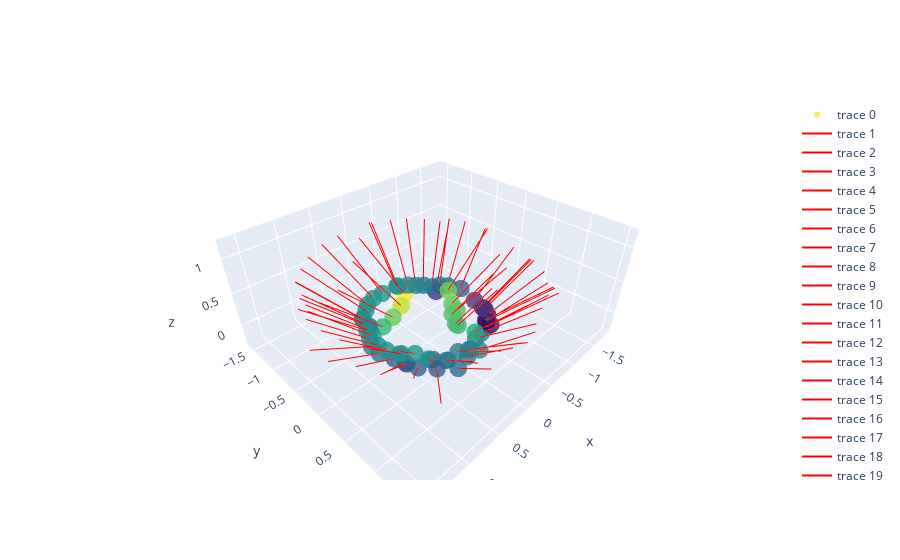

Source (notebook cell):
### Code cell
# Load camera_poses from 'c2w.npy', which is a Nx3x4 numpy array representing N extrinsic matrices
camera_poses = np.load('c2w_rubbishBin.npy')
# camera_poses = np.load('c2w_mate_floor.npy')

# Extract camera positions (translation vectors) from the extrinsic matrices
camera_positions = camera_poses[:, :3, 3]

# Extract camera orientations (rotation matrices) from the extrinsic matrices
camera_orientations = camera_poses[:, :3, :3]

# Compute the direction of each camera (assuming they are looking along the z-axis)
camera_directions = np.einsum('ijk,ik->ij', camera_orientations, np.array([[0, 0, 1]]))


fig = go.Figure(data=[go.Scatter3d(
    x=camera_positions[:, 0],
    y=camera_positions[:, 1],
    z=camera_positions[:, 2],
    mode='markers',
    marker=dict(
        size=6,
        color=camera_positions[:, 2],  # color by z-coordinate for example
        colorscale='Viridis',   # choose a colorscale
        opacity=0.8
    )
)])

# Draw lines indicating the orientation of the camera
for i in range(len(camera_positions)):
    fig.add_trace(go.Scatter3d(
        x=[camera_positions[i, 0], camera_positions[i, 0] + camera_directions[i, 0]],
        y=[camera_positions[i, 1], camera_positions[i, 1] + camera_directions[i, 1]],
        z=[camera_positions[i, 2], camera_positions[i, 2] + camera_directions[i, 2]],
        mode='lines',
        line=dict(
            color='red',
            width=2
        )
    ))

fig.show()

### Figure 1 — Plotly figure (JSON) as saved in the notebook; plotly's stock layout.template omitted (floating-point values rounded to 4 significant figures)
{"data": [{"marker": {"color": [0.3425, 0.2884, 0.2005, 0.1376, 0.07873, -0.01789, -0.043, -0.08207, -0.09307, -0.09804, -0.08407, -0.04685, -0.02579, -0.02179, -0.01407, -0.01744, -0.01624, -0.003392, 0.002874, 0.005116, -0.08236, -0.1176, -0.2338, -0.2717, -0.2424, -0.1921, -0.1859, -0.1823, -0.1573, -0.07417, -0.02315, -0.02506, -0.1812, -0.0584, -0.0114, 0.0001813, 0.01901, 0.02936, 0.03367, 0.05545, 0.04842, 0.04426, 0.05119, 0.02901, 0.02841, 0.02191, 0.03313, 0.007098, 0.03007, 0.03634, 0.03031, 0.04051, 0.03105, 0.03461, 0.04233, 0.03251, 0.02552, -0.09423, -0.05757, -0.009401, 0.01697, 0.102, 0.1431, 0.1516, 0.166, 0.1744, 0.1866, 0.2171], "colorscale": [[0, "#440154"], [0.1111, "#482878"], [0.2222, "#3e4989"], [0.3333, "#31688e"], [0.4444, "#26828e"], [0.5556, "#1f9e89"], [0.6667, "#35b779"], [0.7778, "#6ece58"], [0.8889, "#b5de2b"], [1, "#fde725"]], "opacity": 0.8, "size": 6}, "mode": "markers", "type": "scatter3d", "x": [0.07559, 0.2321, 0.3886, 0.5512, 0.7088, 0.7809, 0.7772, 0.6846, 0.6295, 0.6245, 0.5829, 0.3868, 0.3004, 0.2895, 0.1002, -0.0207, -0.04247, -0.2226, -0.3429, -0.4783, -0.6721, -0.7036, -0.7959, -0.8447, -0.9461, -0.9668, -0.9623, -0.9595, -0.9836, -0.9771, -0.8368, -0.773, -0.7738, -0.6922, -0.5851, -0.493, -0.3981, -0.2683, -0.2552, 0.02758, 0.185, 0.3263, 0.4332, 0.5571, 0.5622, 0.5831, 0.641, 0.5773, 0.6649, 0.7442, 0.741, 0.7315, 0.6608, 0.6419, 0.5317, 0.4748, 0.4699, 0.4301, 0.2768, 0.08989, -0.07928, -0.2132, -0.1215, -0.1141, -0.2123, -0.3096, -0.3512, -0.5071], "y": [-0.3516, -0.2474, -0.2314, -0.236, -0.2451, -0.1955, -0.05294, 0.1117, 0.2505, 0.2691, 0.4214, 0.473, 0.6113, 0.6242, 0.6172, 0.6816, 0.6974, 0.6185, 0.6094, 0.5772, 0.412, 0.4131, 0.4188, 0.3, 0.2419, 0.1695, 0.1444, 0.1334, -0.04426, -0.3035, -0.4394, -0.537, -0.6198, -0.6201, -0.6887, -0.7521, -0.818, -0.889, -0.8994, -0.8814, -0.8862, -0.8362, -0.7395, -0.6523, -0.6473, -0.484, -0.3958, -0.4949, -0.4293, -0.2743, -0.1122, 0.03381, 0.1822, 0.2001, 0.3174, 0.4916, 0.5058, 0.5854, 0.7822, 0.7594, 0.8052, 0.6106, 0.4077, 0.3734, 0.2225, 0.2167, 0.08903, -0.1244], "z": [0.3425, 0.2884, 0.2005, 0.1376, 0.07873, -0.01789, -0.043, -0.08207, -0.09307, -0.09804, -0.08407, -0.04685, -0.02579, -0.02179, -0.01407, -0.01744, -0.01624, -0.003392, 0.002874, 0.005116, -0.08236, -0.1176, -0.2338, -0.2717, -0.2424, -0.1921, -0.1859, -0.1823, -0.1573, -0.07417, -0.02315, -0.02506, -0.1812, -0.0584, -0.0114, 0.0001813, 0.01901, 0.02936, 0.03367, 0.05545, 0.04842, 0.04426, 0.05119, 0.02901, 0.02841, 0.02191, 0.03313, 0.007098, 0.03007, 0.03634, 0.03031, 0.04051, 0.03105, 0.03461, 0.04233, 0.03251, 0.02552, -0.09423, -0.05757, -0.009401, 0.01697, 0.102, 0.1431, 0.1516, 0.166, 0.1744, 0.1866, 0.2171]}, {"line": {"color": "red", "width": 2}, "mode": "lines", "type": "scatter3d", "x": [0.07559, 0.4923], "y": [-0.3516, -0.6301], "z": [0.3425, 1.208]}, {"line": {"color": "red", "width": 2}, "mode": "lines", "type": "scatter3d", "x": [0.2321, 0.776], "y": [-0.2474, -0.3899], "z": [0.2884, 1.115]}, {"line": {"color": "red", "width": 2}, "mode": "lines", "type": "scatter3d", "x": [0.3886, 1.074], "y": [-0.2314, -0.2916], "z": [0.2005, 0.9265]}, {"line": {"color": "red", "width": 2}, "mode": "lines", "type": "scatter3d", "x": [0.5512, 1.272], "y": [-0.236, -0.3744], "z": [0.1376, 0.8169]}, {"line": {"color": "red", "width": 2}, "mode": "lines", "type": "scatter3d", "x": [0.7088, 1.416], "y": [-0.2451, -0.3904], "z": [0.07873, 0.7709]}, {"line": {"color": "red", "width": 2}, "mode": "lines", "type": "scatter3d", "x": [0.7809, 1.617], "y": [-0.1955, -0.1069], "z": [-0.01789, 0.523]}, {"line": {"color": "red", "width": 2}, "mode": "lines", "type": "scatter3d", "x": [0.7772, 1.576], "y": [-0.05294, 0.1628], "z": [-0.043, 0.5187]}, {"line": {"color": "red", "width": 2}, "mode": "lines", "type": "scatter3d", "x": [0.6846, 1.421], "y": [0.1117, 0.4196], "z": [-0.08207, 0.5198]}, {"line": {"color": "red", "width": 2}, "mode": "lines", "type": "scatter3d", "x": [0.6295, 1.313], "y": [0.2505, 0.6674], "z": [-0.09307, 0.5059]}, {"line": {"color": "red", "width": 2}, "mode": "lines", "type": "scatter3d", "x": [0.6245, 1.276], "y": [0.2691, 0.6945], "z": [-0.09804, 0.5296]}, {"line": {"color": "red", "width": 2}, "mode": "lines", "type": "scatter3d", "x": [0.5829, 1.142], "y": [0.4214, 0.963], "z": [-0.08407, 0.544]}, {"line": {"color": "red", "width": 2}, "mode": "lines", "type": "scatter3d", "x": [0.3868, 0.8242], "y": [0.473, 0.9992], "z": [-0.04685, 0.6824]}, {"line": {"color": "red", "width": 2}, "mode": "lines", "type": "scatter3d", "x": [0.3004, 0.6359], "y": [0.6113, 1.279], "z": [-0.02579, 0.6385]}, {"line": {"color": "red", "width": 2}, "mode": "lines", "type": "scatter3d", "x": [0.2895, 0.6088], "y": [0.6242, 1.317], "z": [-0.02179, 0.625]}, {"line": {"color": "red", "width": 2}, "mode": "lines", "type": "scatter3d", "x": [0.1002, 0.3033], "y": [0.6172, 1.365], "z": [-0.01407, 0.6174]}, {"line": {"color": "red", "width": 2}, "mode": "lines", "type": "scatter3d", "x": [-0.0207, 0.05724], "y": [0.6816, 1.448], "z": [-0.01744, 0.6207]}, {"line": {"color": "red", "width": 2}, "mode": "lines", "type": "scatter3d", "x": [-0.04247, 0.001258], "y": [0.6974, 1.476], "z": [-0.01624, 0.6093]}, {"line": {"color": "red", "width": 2}, "mode": "lines", "type": "scatter3d", "x": [-0.2226, -0.2846], "y": [0.6185, 1.382], "z": [-0.003392, 0.6393]}, {"line": {"color": "red", "width": 2}, "mode": "lines", "type": "scatter3d", "x": [-0.3429, -0.4818], "y": [0.6094, 1.309], "z": [0.002874, 0.7042]}, {"line": {"color": "red", "width": 2}, "mode": "lines", "type": "scatter3d", "x": [-0.4783, -0.7287], "y": [0.5772, 1.232], "z": [0.005116, 0.7182]}, {"line": {"color": "red", "width": 2}, "mode": "lines", "type": "scatter3d", "x": [-0.6721, -1.221], "y": [0.412, 1.025], "z": [-0.08236, 0.486]}, {"line": {"color": "red", "width": 2}, "mode": "lines", "type": "scatter3d", "x": [-0.7036, -1.267], "y": [0.4131, 1.021], "z": [-0.1176, 0.4422]}, {"line": {"color": "red", "width": 2}, "mode": "lines", "type": "scatter3d", "x": [-0.7959, -1.435], "y": [0.4188, 1.001], "z": [-0.2338, 0.2679]}, {"line": {"color": "red", "width": 2}, "mode": "lines", "type": "scatter3d", "x": [-0.8447, -1.55], "y": [0.3, 0.7643], "z": [-0.2717, 0.2634]}, {"line": {"color": "red", "width": 2}, "mode": "lines", "type": "scatter3d", "x": [-0.9461, -1.712], "y": [0.2419, 0.5938], "z": [-0.2424, 0.296]}, {"line": {"color": "red", "width": 2}, "mode": "lines", "type": "scatter3d", "x": [-0.9668, -1.793], "y": [0.1695, 0.3556], "z": [-0.1921, 0.3396]}, {"line": {"color": "red", "width": 2}, "mode": "lines", "type": "scatter3d", "x": [-0.9623, -1.812], "y": [0.1444, 0.2962], "z": [-0.1859, 0.3194]}, {"line": {"color": "red", "width": 2}, "mode": "lines", "type": "scatter3d", "x": [-0.9595, -1.813], "y": [0.1334, 0.2718], "z": [-0.1823, 0.3196]}, {"line": {"color": "red", "width": 2}, "mode": "lines", "type": "scatter3d", "x": [-0.9836, -1.822], "y": [-0.04426, -0.03022], "z": [-0.1573, 0.3872]}, {"line": {"color": "red", "width": 2}, "mode": "lines", "type": "scatter3d", "x": [-0.9771, -1.72], "y": [-0.3035, -0.5042], "z": [-0.07417, 0.5645]}, {"line": {"color": "red", "width": 2}, "mode": "lines", "type": "scatter3d", "x": [-0.8368, -1.482], "y": [-0.4394, -0.7052], "z": [-0.02315, 0.6928]}, {"line": {"color": "red", "width": 2}, "mode": "lines", "type": "scatter3d", "x": [-0.773, -1.332], "y": [-0.537, -0.8923], "z": [-0.02506, 0.7243]}, {"line": {"color": "red", "width": 2}, "mode": "lines", "type": "scatter3d", "x": [-0.7738, -1.457], "y": [-0.6198, -1.043], "z": [-0.1812, 0.4142]}, {"line": {"color": "red", "width": 2}, "mode": "lines", "type": "scatter3d", "x": [-0.6922, -1.258], "y": [-0.6201, -1.009], "z": [-0.0584, 0.6682]}, {"line": {"color": "red", "width": 2}, "mode": "lines", "type": "scatter3d", "x": [-0.5851, -1.089], "y": [-0.6887, -1.171], "z": [-0.0114, 0.7054]}, {"line": {"color": "red", "width": 2}, "mode": "lines", "type": "scatter3d", "x": [-0.493, -0.8537], "y": [-0.7521, -1.311], "z": [0.0001813, 0.747]}, {"line": {"color": "red", "width": 2}, "mode": "lines", "type": "scatter3d", "x": [-0.3981, -0.6644], "y": [-0.818, -1.457], "z": [0.01901, 0.7408]}, {"line": {"color": "red", "width": 2}, "mode": "lines", "type": "scatter3d", "x": [-0.2683, -0.4075], "y": [-0.889, -1.575], "z": [0.02936, 0.7437]}, {"line": {"color": "red", "width": 2}, "mode": "lines", "type": "scatter3d", "x": [-0.2552, -0.3663], "y": [-0.8994, -1.576], "z": [0.03367, 0.7616]}, {"line": {"color": "red", "width": 2}, "mode": "lines", "type": "scatter3d", "x": [0.02758, 0.2038], "y": [-0.8814, -1.553], "z": [0.05545, 0.7754]}, {"line": {"color": "red", "width": 2}, "mode": "lines", "type": "scatter3d", "x": [0.185, 0.465], "y": [-0.8862, -1.546], "z": [0.04842, 0.7456]}, {"line": {"color": "red", "width": 2}, "mode": "lines", "type": "scatter3d", "x": [0.3263, 0.7483], "y": [-0.8362, -1.452], "z": [0.04426, 0.7092]}, {"line": {"color": "red", "width": 2}, "mode": "lines", "type": "scatter3d", "x": [0.4332, 0.967], "y": [-0.7395, -1.276], "z": [0.05119, 0.7046]}, {"line": {"color": "red", "width": 2}, "mode": "lines", "type": "scatter3d", "x": [0.5571, 1.165], "y": [-0.6523, -1.072], "z": [0.02901, 0.7029]}, {"line": {"color": "red", "width": 2}, "mode": "lines", "type": "scatter3d", "x": [0.5622, 1.171], "y": [-0.6473, -1.065], "z": [0.02841, 0.7029]}, {"line": {"color": "red", "width": 2}, "mode": "lines", "type": "scatter3d", "x": [0.5831, 1.252], "y": [-0.484, -0.7973], "z": [0.02191, 0.6959]}, {"line": {"color": "red", "width": 2}, "mode": "lines", "type": "scatter3d", "x": [0.641, 1.343], "y": [-0.3958, -0.5631], "z": [0.03313, 0.7253]}, {"line": {"color": "red", "width": 2}, "mode": "lines", "type": "scatter3d", "x": [0.5773, 1.276], "y": [-0.4949, -0.8163], "z": [0.007098, 0.6463]}, {"line": {"color": "red", "width": 2}, "mode": "lines", "type": "scatter3d", "x": [0.6649, 1.412], "y": [-0.4293, -0.6218], "z": [0.03007, 0.6668]}, {"line": {"color": "red", "width": 2}, "mode": "lines", "type": "scatter3d", "x": [0.7442, 1.474], "y": [-0.2743, -0.3527], "z": [0.03634, 0.7152]}, {"line": {"color": "red", "width": 2}, "mode": "lines", "type": "scatter3d", "x": [0.741, 1.467], "y": [-0.1122, -0.07719], "z": [0.03031, 0.7171]}, {"line": {"color": "red", "width": 2}, "mode": "lines", "type": "scatter3d", "x": [0.7315, 1.429], "y": [0.03381, 0.1931], "z": [0.04051, 0.739]}, {"line": {"color": "red", "width": 2}, "mode": "lines", "type": "scatter3d", "x": [0.6608, 1.312], "y": [0.1822, 0.4585], "z": [0.03105, 0.7381]}, {"line": {"color": "red", "width": 2}, "mode": "lines", "type": "scatter3d", "x": [0.6419, 1.297], "y": [0.2001, 0.5011], "z": [0.03461, 0.7281]}, {"line": {"color": "red", "width": 2}, "mode": "lines", "type": "scatter3d", "x": [0.5317, 1.117], "y": [0.3174, 0.741], "z": [0.04233, 0.7339]}, {"line": {"color": "red", "width": 2}, "mode": "lines", "type": "scatter3d", "x": [0.4748, 0.9702], "y": [0.4916, 1.048], "z": [0.03251, 0.7]}, {"line": {"color": "red", "width": 2}, "mode": "lines", "type": "scatter3d", "x": [0.4699, 0.9734], "y": [0.5058, 1.069], "z": [0.02552, 0.6806]}, {"line": {"color": "red", "width": 2}, "mode": "lines", "type": "scatter3d", "x": [0.4301, 1.046], "y": [0.5854, 1.245], "z": [-0.09423, 0.3364]}, {"line": {"color": "red", "width": 2}, "mode": "lines", "type": "scatter3d", "x": [0.2768, 0.5719], "y": [0.7822, 1.458], "z": [-0.05757, 0.6181]}, {"line": {"color": "red", "width": 2}, "mode": "lines", "type": "scatter3d", "x": [0.08989, 0.2473], "y": [0.7594, 1.461], "z": [-0.009401, 0.6855]}, {"line": {"color": "red", "width": 2}, "mode": "lines", "type": "scatter3d", "x": [-0.07928, -0.06717], "y": [0.8052, 1.506], "z": [0.01697, 0.73]}, {"line": {"color": "red", "width": 2}, "mode": "lines", "type": "scatter3d", "x": [-0.2132, -0.236], "y": [0.6106, 1.269], "z": [0.102, 0.8539]}, {"line": {"color": "red", "width": 2}, "mode": "lines", "type": "scatter3d", "x": [-0.1215, -0.09469], "y": [0.4077, 0.9651], "z": [0.1431, 0.973]}, {"line": {"color": "red", "width": 2}, "mode": "lines", "type": "scatter3d", "x": [-0.1141, -0.0585], "y": [0.3734, 0.9193], "z": [0.1516, 0.9877]}, {"line": {"color": "red", "width": 2}, "mode": "lines", "type": "scatter3d", "x": [-0.2123, -0.2759], "y": [0.2225, 0.7658], "z": [0.166, 1.003]}, {"line": {"color": "red", "width": 2}, "mode": "lines", "type": "scatter3d", "x": [-0.3096, -0.4975], "y": [0.2167, 0.7752], "z": [0.1744, 0.9823]}, {"line": {"color": "red", "width": 2}, "mode": "lines", "type": "scatter3d", "x": [-0.3512, -0.6446], "y": [0.08903, 0.5664], "z": [0.1866, 1.015]}, {"line": {"color": "red", "width": 2}, "mode": "lines", "type": "scatter3d", "x": [-0.5071, -0.9313], "y": [-0.1244, 0.1351], "z": [0.2171, 1.085]}], "layout": {}}
